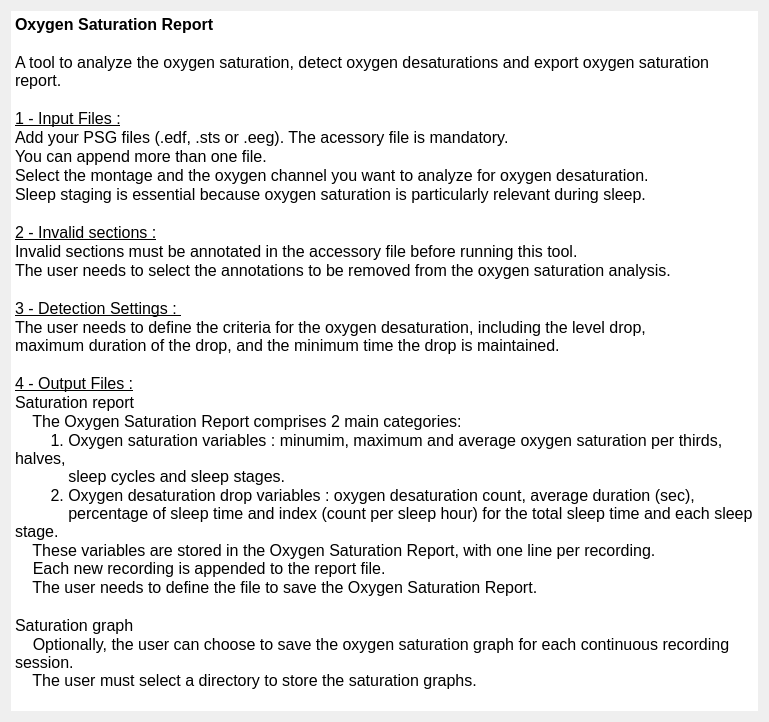
<?xml version="1.0" encoding="UTF-8"?>
<ui version="4.0">
 <class>IntroStep</class>
 <widget class="QWidget" name="IntroStep">
  <property name="geometry">
   <rect>
    <x>0</x>
    <y>0</y>
    <width>769</width>
    <height>722</height>
   </rect>
  </property>
  <property name="windowTitle">
   <string/>
  </property>
  <property name="styleSheet">
   <string>font: 12pt &quot;Roboto&quot;;</string>
  </property>
  <layout class="QHBoxLayout" name="horizontalLayout">
   <item>
    <widget class="QTextEdit" name="textEdit">
     <property name="frameShape">
      <enum>QFrame::HLine</enum>
     </property>
     <property name="frameShadow">
      <enum>QFrame::Plain</enum>
     </property>
     <property name="lineWidth">
      <number>0</number>
     </property>
     <property name="sizeAdjustPolicy">
      <enum>QAbstractScrollArea::AdjustToContents</enum>
     </property>
     <property name="readOnly">
      <bool>true</bool>
     </property>
     <property name="html">
      <string>&lt;!DOCTYPE HTML PUBLIC &quot;-//W3C//DTD HTML 4.0//EN&quot; &quot;http://www.w3.org/TR/REC-html40/strict.dtd&quot;&gt;
&lt;html&gt;&lt;head&gt;&lt;meta name=&quot;qrichtext&quot; content=&quot;1&quot; /&gt;&lt;style type=&quot;text/css&quot;&gt;
p, li { white-space: pre-wrap; }
&lt;/style&gt;&lt;/head&gt;&lt;body style=&quot; font-family:'Roboto'; font-size:12pt; font-weight:400; font-style:normal;&quot;&gt;
&lt;p style=&quot; margin-top:0px; margin-bottom:0px; margin-left:0px; margin-right:0px; -qt-block-indent:0; text-indent:0px;&quot;&gt;&lt;span style=&quot; font-weight:600;&quot;&gt;Oxygen Saturation Report&lt;/span&gt;&lt;/p&gt;
&lt;p style=&quot;-qt-paragraph-type:empty; margin-top:0px; margin-bottom:0px; margin-left:0px; margin-right:0px; -qt-block-indent:0; text-indent:0px;&quot;&gt;&lt;br /&gt;&lt;/p&gt;
&lt;p style=&quot; margin-top:0px; margin-bottom:0px; margin-left:0px; margin-right:0px; -qt-block-indent:0; text-indent:0px;&quot;&gt;A tool to analyze the oxygen saturation, detect oxygen desaturations and export oxygen saturation report.&lt;/p&gt;
&lt;p style=&quot;-qt-paragraph-type:empty; margin-top:0px; margin-bottom:0px; margin-left:0px; margin-right:0px; -qt-block-indent:0; text-indent:0px;&quot;&gt;&lt;br /&gt;&lt;/p&gt;
&lt;p style=&quot; margin-top:0px; margin-bottom:0px; margin-left:0px; margin-right:0px; -qt-block-indent:0; text-indent:0px;&quot;&gt;&lt;span style=&quot; text-decoration: underline;&quot;&gt;1 - Input Files :&lt;/span&gt;&lt;/p&gt;
&lt;p style=&quot; margin-top:0px; margin-bottom:0px; margin-left:0px; margin-right:0px; -qt-block-indent:0; text-indent:0px;&quot;&gt;Add your PSG files (.edf, .sts or .eeg). The acessory file is mandatory.&lt;/p&gt;
&lt;p style=&quot; margin-top:0px; margin-bottom:0px; margin-left:0px; margin-right:0px; -qt-block-indent:0; text-indent:0px;&quot;&gt;You can append more than one file. &lt;/p&gt;
&lt;p style=&quot; margin-top:0px; margin-bottom:0px; margin-left:0px; margin-right:0px; -qt-block-indent:0; text-indent:0px;&quot;&gt;Select the montage and the oxygen channel you want to analyze for oxygen desaturation.&lt;/p&gt;
&lt;p style=&quot; margin-top:0px; margin-bottom:0px; margin-left:0px; margin-right:0px; -qt-block-indent:0; text-indent:0px;&quot;&gt;Sleep staging is essential because oxygen saturation is particularly relevant during sleep.&lt;/p&gt;
&lt;p style=&quot;-qt-paragraph-type:empty; margin-top:0px; margin-bottom:0px; margin-left:0px; margin-right:0px; -qt-block-indent:0; text-indent:0px;&quot;&gt;&lt;br /&gt;&lt;/p&gt;
&lt;p style=&quot; margin-top:0px; margin-bottom:0px; margin-left:0px; margin-right:0px; -qt-block-indent:0; text-indent:0px;&quot;&gt;&lt;span style=&quot; text-decoration: underline;&quot;&gt;2 - Invalid sections :&lt;/span&gt;&lt;/p&gt;
&lt;p style=&quot; margin-top:0px; margin-bottom:0px; margin-left:0px; margin-right:0px; -qt-block-indent:0; text-indent:0px;&quot;&gt;Invalid sections must be annotated in the accessory file before running this tool.&lt;/p&gt;
&lt;p style=&quot; margin-top:0px; margin-bottom:0px; margin-left:0px; margin-right:0px; -qt-block-indent:0; text-indent:0px;&quot;&gt;The user needs to select the annotations to be removed from the oxygen saturation analysis.&lt;/p&gt;
&lt;p style=&quot;-qt-paragraph-type:empty; margin-top:0px; margin-bottom:0px; margin-left:0px; margin-right:0px; -qt-block-indent:0; text-indent:0px;&quot;&gt;&lt;br /&gt;&lt;/p&gt;
&lt;p style=&quot; margin-top:0px; margin-bottom:0px; margin-left:0px; margin-right:0px; -qt-block-indent:0; text-indent:0px;&quot;&gt;&lt;span style=&quot; text-decoration: underline;&quot;&gt;3 - Detection Settings : &lt;/span&gt;&lt;/p&gt;
&lt;p style=&quot; margin-top:0px; margin-bottom:0px; margin-left:0px; margin-right:0px; -qt-block-indent:0; text-indent:0px;&quot;&gt;The user needs to define the criteria for the oxygen desaturation, including the level drop, &lt;br /&gt;maximum duration of the drop, and the minimum time the drop is maintained.&lt;/p&gt;
&lt;p style=&quot;-qt-paragraph-type:empty; margin-top:0px; margin-bottom:0px; margin-left:0px; margin-right:0px; -qt-block-indent:0; text-indent:0px;&quot;&gt;&lt;br /&gt;&lt;/p&gt;
&lt;p style=&quot; margin-top:0px; margin-bottom:0px; margin-left:0px; margin-right:0px; -qt-block-indent:0; text-indent:0px;&quot;&gt;&lt;span style=&quot; text-decoration: underline;&quot;&gt;4 - Output Files :&lt;/span&gt;&lt;/p&gt;
&lt;p style=&quot; margin-top:0px; margin-bottom:0px; margin-left:0px; margin-right:0px; -qt-block-indent:0; text-indent:0px;&quot;&gt;Saturation report&lt;/p&gt;
&lt;p style=&quot; margin-top:0px; margin-bottom:0px; margin-left:0px; margin-right:0px; -qt-block-indent:0; text-indent:0px;&quot;&gt;    The Oxygen Saturation Report comprises 2 main categories:&lt;/p&gt;
&lt;p style=&quot; margin-top:0px; margin-bottom:0px; margin-left:0px; margin-right:0px; -qt-block-indent:0; text-indent:0px;&quot;&gt;        1. Oxygen saturation variables : minumim, maximum and average oxygen saturation per thirds, halves, &lt;br /&gt;            sleep cycles and sleep stages.&lt;/p&gt;
&lt;p style=&quot; margin-top:0px; margin-bottom:0px; margin-left:0px; margin-right:0px; -qt-block-indent:0; text-indent:0px;&quot;&gt;        2. Oxygen desaturation drop variables : oxygen desaturation count, average duration (sec), &lt;br /&gt;            percentage of sleep time and index (count per sleep hour) for the total sleep time and each sleep stage.&lt;/p&gt;
&lt;p style=&quot; margin-top:0px; margin-bottom:0px; margin-left:0px; margin-right:0px; -qt-block-indent:0; text-indent:0px;&quot;&gt;    These variables are stored in the Oxygen Saturation Report, with one line per recording. &lt;br /&gt;    Each new recording is appended to the report file.&lt;/p&gt;
&lt;p style=&quot; margin-top:0px; margin-bottom:0px; margin-left:0px; margin-right:0px; -qt-block-indent:0; text-indent:0px;&quot;&gt;    The user needs to define the file to save the Oxygen Saturation Report.&lt;/p&gt;
&lt;p style=&quot;-qt-paragraph-type:empty; margin-top:0px; margin-bottom:0px; margin-left:0px; margin-right:0px; -qt-block-indent:0; text-indent:0px;&quot;&gt;&lt;br /&gt;&lt;/p&gt;
&lt;p style=&quot; margin-top:0px; margin-bottom:0px; margin-left:0px; margin-right:0px; -qt-block-indent:0; text-indent:0px;&quot;&gt;Saturation graph&lt;/p&gt;
&lt;p style=&quot; margin-top:0px; margin-bottom:0px; margin-left:0px; margin-right:0px; -qt-block-indent:0; text-indent:0px;&quot;&gt;    Optionally, the user can choose to save the oxygen saturation graph for each continuous recording session. &lt;br /&gt;    The user must select a directory to store the saturation graphs.&lt;/p&gt;&lt;/body&gt;&lt;/html&gt;</string>
     </property>
    </widget>
   </item>
  </layout>
 </widget>
 <resources>
  <include location="../../../../../scinodes_poc/src/main/python/ui/themes/themes.qrc"/>
 </resources>
 <connections/>
</ui>
